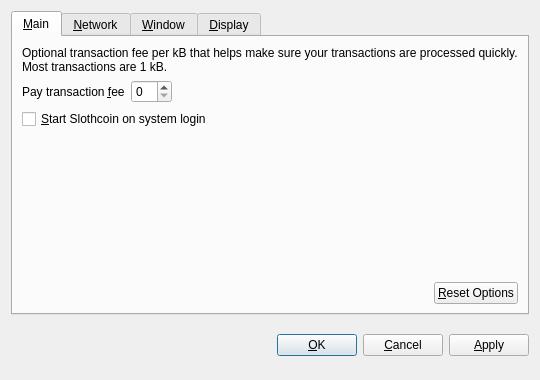
<?xml version="1.0" encoding="UTF-8"?>
<ui version="4.0">
 <class>OptionsDialog</class>
 <widget class="QDialog" name="OptionsDialog">
  <property name="geometry">
   <rect>
    <x>0</x>
    <y>0</y>
    <width>540</width>
    <height>380</height>
   </rect>
  </property>
  <property name="windowTitle">
   <string>Options</string>
  </property>
  <property name="modal">
   <bool>true</bool>
  </property>
  <layout class="QVBoxLayout" name="verticalLayout">
   <item>
    <widget class="QTabWidget" name="tabWidget">
     <property name="tabPosition">
      <enum>QTabWidget::North</enum>
     </property>
     <property name="currentIndex">
      <number>0</number>
     </property>
     <widget class="QWidget" name="tabMain">
      <attribute name="title">
       <string>&amp;Main</string>
      </attribute>
      <layout class="QVBoxLayout" name="verticalLayout_Main">
       <item>
        <widget class="QLabel" name="transactionFeeInfoLabel">
         <property name="text">
          <string>Optional transaction fee per kB that helps make sure your transactions are processed quickly. Most transactions are 1 kB.</string>
         </property>
         <property name="textFormat">
          <enum>Qt::PlainText</enum>
         </property>
         <property name="wordWrap">
          <bool>true</bool>
         </property>
        </widget>
       </item>
       <item>
        <layout class="QHBoxLayout" name="horizontalLayout_1_Main">
         <item>
          <widget class="QLabel" name="transactionFeeLabel">
           <property name="text">
            <string>Pay transaction &amp;fee</string>
           </property>
           <property name="textFormat">
            <enum>Qt::PlainText</enum>
           </property>
           <property name="buddy">
            <cstring>transactionFee</cstring>
           </property>
          </widget>
         </item>
         <item>
          <widget class="BitcoinAmountField" name="transactionFee"/>
         </item>
         <item>
          <spacer name="horizontalSpacer_1_Main">
           <property name="orientation">
            <enum>Qt::Horizontal</enum>
           </property>
           <property name="sizeHint" stdset="0">
            <size>
             <width>40</width>
             <height>20</height>
            </size>
           </property>
          </spacer>
         </item>
        </layout>
       </item>
       <item>
        <widget class="QCheckBox" name="bitcoinAtStartup">
         <property name="toolTip">
          <string>Automatically start Slothcoin after logging in to the system.</string>
         </property>
         <property name="text">
          <string>&amp;Start Slothcoin on system login</string>
         </property>
        </widget>
       </item>
       <item>
        <spacer name="verticalSpacer_Main">
         <property name="orientation">
          <enum>Qt::Vertical</enum>
         </property>
         <property name="sizeHint" stdset="0">
          <size>
           <width>20</width>
           <height>40</height>
          </size>
         </property>
        </spacer>
       </item>
       <item>
        <layout class="QHBoxLayout" name="horizontalLayout_2_Main">
         <item>
          <spacer name="horizontalSpacer_2_Main">
           <property name="orientation">
            <enum>Qt::Horizontal</enum>
           </property>
           <property name="sizeHint" stdset="0">
            <size>
             <width>40</width>
             <height>20</height>
            </size>
           </property>
          </spacer>
         </item>
         <item>
          <widget class="QPushButton" name="resetButton">
           <property name="toolTip">
            <string>Reset all client options to default.</string>
           </property>
           <property name="text">
            <string>&amp;Reset Options</string>
           </property>
           <property name="autoDefault">
            <bool>false</bool>
           </property>
          </widget>
         </item>
        </layout>
       </item>
      </layout>
     </widget>
     <widget class="QWidget" name="tabNetwork">
      <attribute name="title">
       <string>&amp;Network</string>
      </attribute>
      <layout class="QVBoxLayout" name="verticalLayout_Network">
       <item>
        <widget class="QCheckBox" name="mapPortUpnp">
         <property name="toolTip">
          <string>Automatically open the Slothcoin client port on the router. This only works when your router supports UPnP and it is enabled.</string>
         </property>
         <property name="text">
          <string>Map port using &amp;UPnP</string>
         </property>
        </widget>
       </item>
       <item>
        <widget class="QCheckBox" name="connectSocks">
         <property name="toolTip">
          <string>Connect to the Slothcoin network through a SOCKS proxy (e.g. when connecting through Tor).</string>
         </property>
         <property name="text">
          <string>&amp;Connect through SOCKS proxy:</string>
         </property>
        </widget>
       </item>
       <item>
        <layout class="QHBoxLayout" name="horizontalLayout_Network">
         <item>
          <widget class="QLabel" name="proxyIpLabel">
           <property name="text">
            <string>Proxy &amp;IP:</string>
           </property>
           <property name="textFormat">
            <enum>Qt::PlainText</enum>
           </property>
           <property name="buddy">
            <cstring>proxyIp</cstring>
           </property>
          </widget>
         </item>
         <item>
          <widget class="QValidatedLineEdit" name="proxyIp">
           <property name="maximumSize">
            <size>
             <width>140</width>
             <height>16777215</height>
            </size>
           </property>
           <property name="toolTip">
            <string>IP address of the proxy (e.g. 127.0.0.1)</string>
           </property>
          </widget>
         </item>
         <item>
          <widget class="QLabel" name="proxyPortLabel">
           <property name="text">
            <string>&amp;Port:</string>
           </property>
           <property name="textFormat">
            <enum>Qt::PlainText</enum>
           </property>
           <property name="buddy">
            <cstring>proxyPort</cstring>
           </property>
          </widget>
         </item>
         <item>
          <widget class="QLineEdit" name="proxyPort">
           <property name="maximumSize">
            <size>
             <width>55</width>
             <height>16777215</height>
            </size>
           </property>
           <property name="toolTip">
            <string>Port of the proxy (e.g. 9050)</string>
           </property>
          </widget>
         </item>
         <item>
          <widget class="QLabel" name="socksVersionLabel">
           <property name="text">
            <string>SOCKS &amp;Version:</string>
           </property>
           <property name="textFormat">
            <enum>Qt::PlainText</enum>
           </property>
           <property name="buddy">
            <cstring>socksVersion</cstring>
           </property>
          </widget>
         </item>
         <item>
          <widget class="QValueComboBox" name="socksVersion">
           <property name="toolTip">
            <string>SOCKS version of the proxy (e.g. 5)</string>
           </property>
          </widget>
         </item>
         <item>
          <spacer name="horizontalSpacer_Network">
           <property name="orientation">
            <enum>Qt::Horizontal</enum>
           </property>
           <property name="sizeHint" stdset="0">
            <size>
             <width>40</width>
             <height>20</height>
            </size>
           </property>
          </spacer>
         </item>
        </layout>
       </item>
       <item>
        <spacer name="verticalSpacer_Network">
         <property name="orientation">
          <enum>Qt::Vertical</enum>
         </property>
         <property name="sizeHint" stdset="0">
          <size>
           <width>20</width>
           <height>40</height>
          </size>
         </property>
        </spacer>
       </item>
      </layout>
     </widget>
     <widget class="QWidget" name="tabWindow">
      <attribute name="title">
       <string>&amp;Window</string>
      </attribute>
      <layout class="QVBoxLayout" name="verticalLayout_Window">
       <item>
        <widget class="QCheckBox" name="minimizeToTray">
         <property name="toolTip">
          <string>Show only a tray icon after minimizing the window.</string>
         </property>
         <property name="text">
          <string>&amp;Minimize to the tray instead of the taskbar</string>
         </property>
        </widget>
       </item>
       <item>
        <widget class="QCheckBox" name="minimizeOnClose">
         <property name="toolTip">
          <string>Minimize instead of exit the application when the window is closed. When this option is enabled, the application will be closed only after selecting Quit in the menu.</string>
         </property>
         <property name="text">
          <string>M&amp;inimize on close</string>
         </property>
        </widget>
       </item>
       <item>
        <spacer name="verticalSpacer_Window">
         <property name="orientation">
          <enum>Qt::Vertical</enum>
         </property>
         <property name="sizeHint" stdset="0">
          <size>
           <width>20</width>
           <height>40</height>
          </size>
         </property>
        </spacer>
       </item>
      </layout>
     </widget>
     <widget class="QWidget" name="tabDisplay">
      <attribute name="title">
       <string>&amp;Display</string>
      </attribute>
      <layout class="QVBoxLayout" name="verticalLayout_Display">
       <item>
        <layout class="QHBoxLayout" name="horizontalLayout_1_Display">
         <item>
          <widget class="QLabel" name="langLabel">
           <property name="text">
            <string>User Interface &amp;language:</string>
           </property>
           <property name="textFormat">
            <enum>Qt::PlainText</enum>
           </property>
           <property name="buddy">
            <cstring>lang</cstring>
           </property>
          </widget>
         </item>
         <item>
          <widget class="QValueComboBox" name="lang">
           <property name="toolTip">
            <string>The user interface language can be set here. This setting will take effect after restarting Slothcoin.</string>
           </property>
          </widget>
         </item>
        </layout>
       </item>
       <item>
        <layout class="QHBoxLayout" name="horizontalLayout_2_Display">
         <item>
          <widget class="QLabel" name="unitLabel">
           <property name="text">
            <string>&amp;Unit to show amounts in:</string>
           </property>
           <property name="textFormat">
            <enum>Qt::PlainText</enum>
           </property>
           <property name="buddy">
            <cstring>unit</cstring>
           </property>
          </widget>
         </item>
         <item>
          <widget class="QValueComboBox" name="unit">
           <property name="toolTip">
            <string>Choose the default subdivision unit to show in the interface and when sending coins.</string>
           </property>
          </widget>
         </item>
        </layout>
       </item>
       <item>
        <widget class="QCheckBox" name="displayAddresses">
         <property name="toolTip">
          <string>Whether to show Slothcoin addresses in the transaction list or not.</string>
         </property>
         <property name="text">
          <string>&amp;Display addresses in transaction list</string>
         </property>
        </widget>
       </item>
       <item>
        <spacer name="verticalSpacer_Display">
         <property name="orientation">
          <enum>Qt::Vertical</enum>
         </property>
         <property name="sizeHint" stdset="0">
          <size>
           <width>20</width>
           <height>40</height>
          </size>
         </property>
        </spacer>
       </item>
      </layout>
     </widget>
    </widget>
   </item>
   <item>
    <layout class="QHBoxLayout" name="horizontalLayout_Buttons">
     <item>
      <spacer name="horizontalSpacer_1">
       <property name="orientation">
        <enum>Qt::Horizontal</enum>
       </property>
       <property name="sizeHint" stdset="0">
        <size>
         <width>40</width>
         <height>48</height>
        </size>
       </property>
      </spacer>
     </item>
     <item>
      <widget class="QLabel" name="statusLabel">
       <property name="font">
        <font>
         <weight>75</weight>
         <bold>true</bold>
        </font>
       </property>
       <property name="text">
        <string/>
       </property>
       <property name="textFormat">
        <enum>Qt::PlainText</enum>
       </property>
       <property name="wordWrap">
        <bool>true</bool>
       </property>
      </widget>
     </item>
     <item>
      <spacer name="horizontalSpacer_2">
       <property name="orientation">
        <enum>Qt::Horizontal</enum>
       </property>
       <property name="sizeHint" stdset="0">
        <size>
         <width>40</width>
         <height>48</height>
        </size>
       </property>
      </spacer>
     </item>
     <item>
      <widget class="QPushButton" name="okButton">
       <property name="text">
        <string>&amp;OK</string>
       </property>
      </widget>
     </item>
     <item>
      <widget class="QPushButton" name="cancelButton">
       <property name="text">
        <string>&amp;Cancel</string>
       </property>
       <property name="autoDefault">
        <bool>false</bool>
       </property>
      </widget>
     </item>
     <item>
      <widget class="QPushButton" name="applyButton">
       <property name="text">
        <string>&amp;Apply</string>
       </property>
       <property name="autoDefault">
        <bool>false</bool>
       </property>
      </widget>
     </item>
    </layout>
   </item>
  </layout>
 </widget>
 <customwidgets>
  <customwidget>
   <class>BitcoinAmountField</class>
   <extends>QSpinBox</extends>
   <header>bitcoinamountfield.h</header>
  </customwidget>
  <customwidget>
   <class>QValueComboBox</class>
   <extends>QComboBox</extends>
   <header>qvaluecombobox.h</header>
  </customwidget>
  <customwidget>
   <class>QValidatedLineEdit</class>
   <extends>QLineEdit</extends>
   <header>qvalidatedlineedit.h</header>
  </customwidget>
 </customwidgets>
 <resources/>
 <connections/>
</ui>
